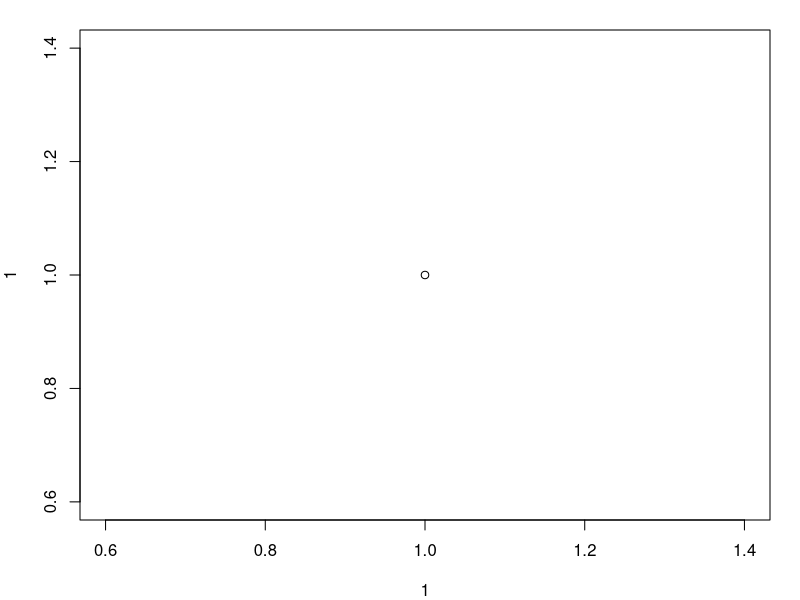
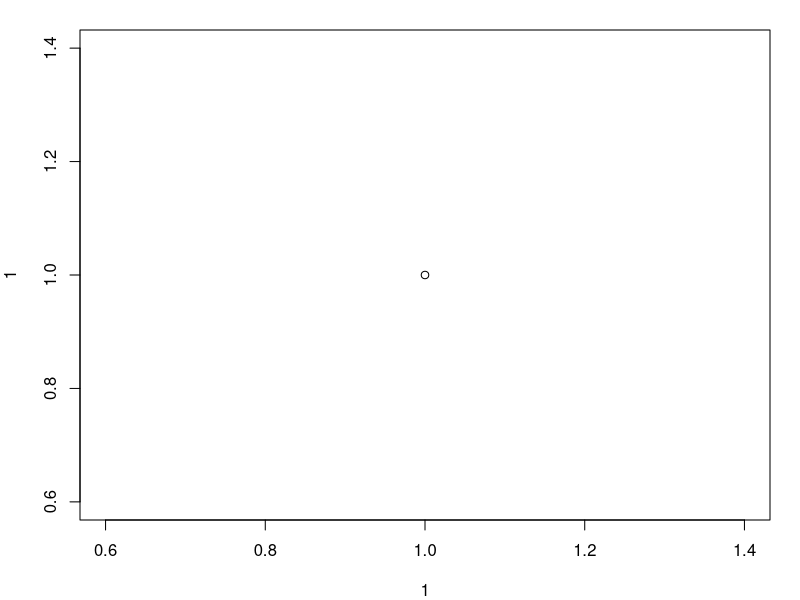
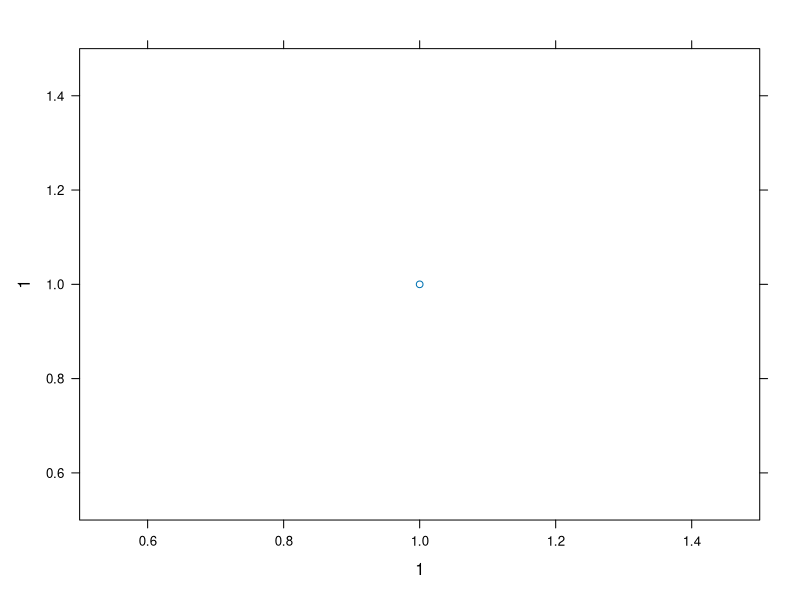
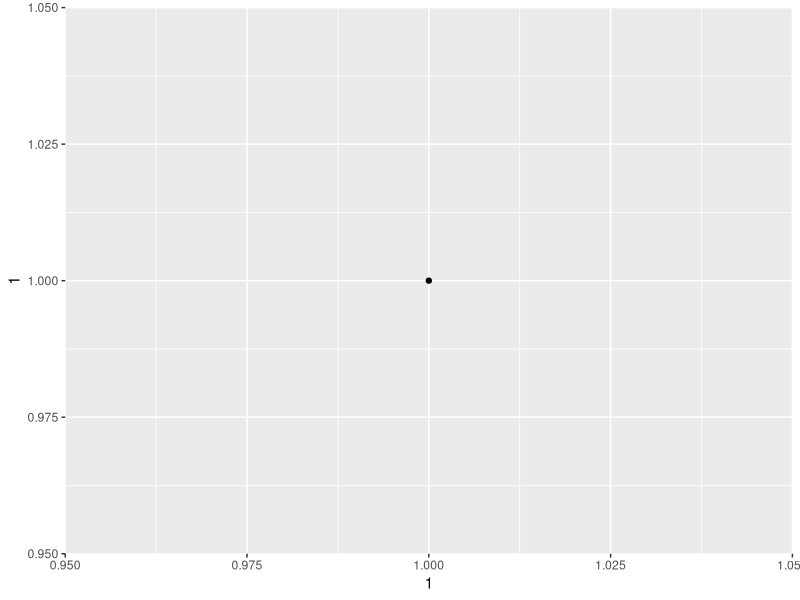
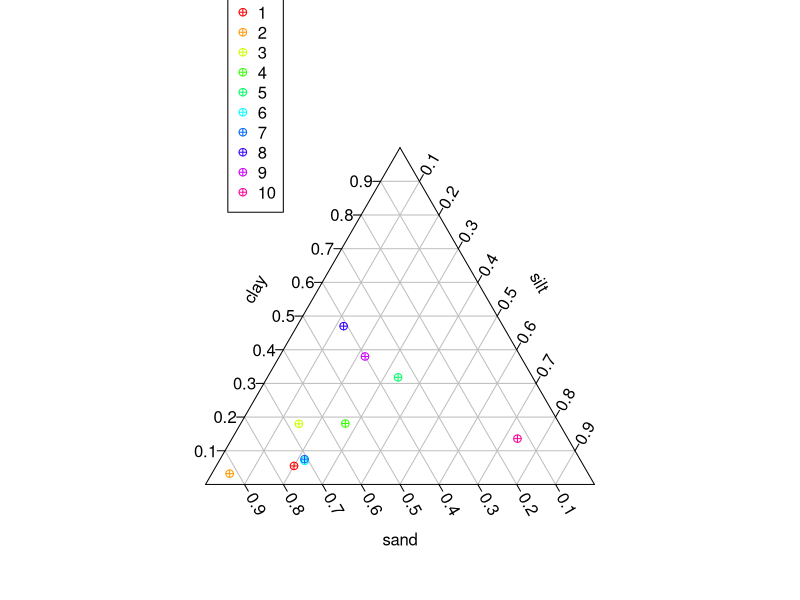
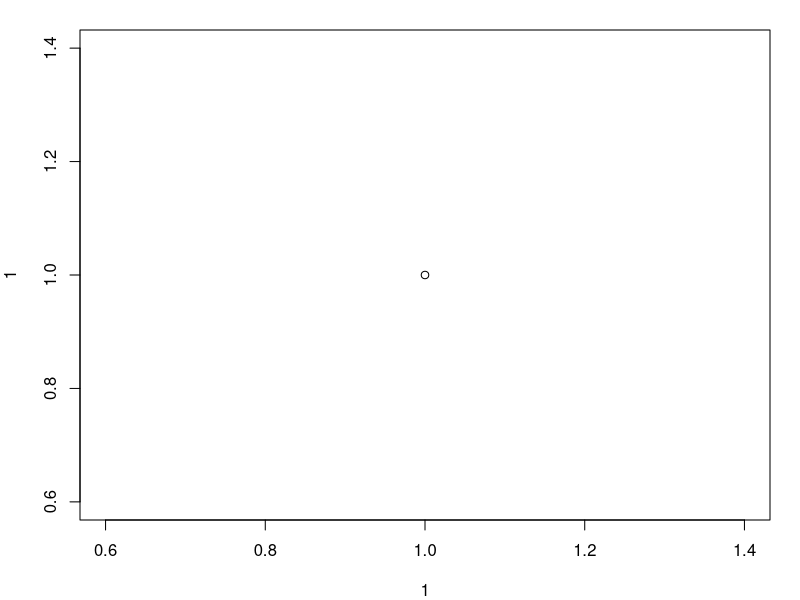
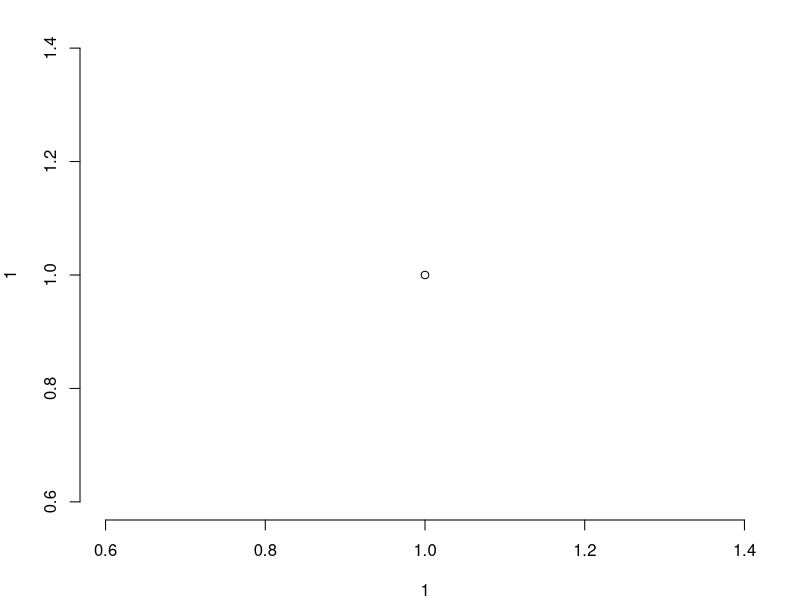
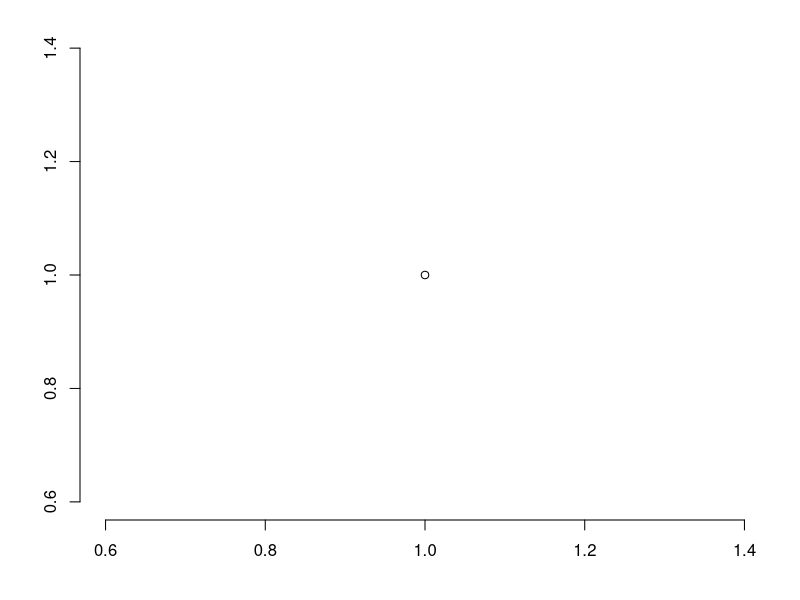

Source code (R) for these figures, in order:
## ---- chunk 1
knitr::opts_chunk$set(
  # fig.path = "inst/assets/img/",
  comment = "#>",
  collapse = TRUE,
  warning = FALSE,
  message = FALSE,
  dev = 'pdf'
  # fig.width=6.9,
  # fig.height=6.9
)
## ---- chunk 2
par(mar = c(4, 4, 1.5, 1.5), bg = 'transparent')
plot(1, 1)
## ---- chunk 3
par(mar = c(4, 4, 1.5, 1.5), bg = 'transparent')
plot(1, 1)
## ---- chunk 4
library(lattice)
par(mar = c(4, 4, 1.5, 1.5), bg = 'transparent')
xyplot(1 ~ 1)
## ---- chunk 5
library(ggplot2)
par(mar = c(4, 4, 1.5, 1.5), bg = 'transparent')
qplot(x = 1, y = 1)
## ---- chunk 6
par(mar = c(4, 4, 1.5, 1.5), bg = 'transparent')
library(plotrix)
data(soils)
triax.plot(soils[1:10,],show.grid=TRUE,show.legend=TRUE,col.symbols= rainbow(10),pch=10)
## ---- chunk 7
par(mar = c(4, 4, 1.5, 1.5), bg = 'transparent')
plot(1, 1)
## ---- chunk 8
par(mar = c(4, 4, 1.5, 1.5), bg = 'transparent')
plot(1, 1, bty = 'n')
## ---- chunk 9
par(mar = c(4, 4, 1.5, 1.5), bg = 'transparent')
plot(1, 1, bty = 'n', ann = FALSE)
## ---- chunk 10
par(mar = c(4, 4, 1.5, 1.5), bg = 'transparent')
plot(1, 1, bty = 'n', ann = FALSE, xaxt = 'n')
## ---- chunk 11
par(mar = c(4, 4, 1.5, 1.5), bg = 'transparent')
plot(1, 1, bty = 'n', ann = FALSE, xaxt = 'n', yaxt = 'n')
## ---- chunk 12
par(mar = c(4, 4, 1.5, 1.5), bg = 'transparent')
plot(1, 1, ann = FALSE, axes = FALSE)
## ---- chunk 13
par(mar = c(4, 4, 1.5, 1.5), bg = 'transparent')
plot(1, 1, ann = FALSE, axes = FALSE, type = 'n')
